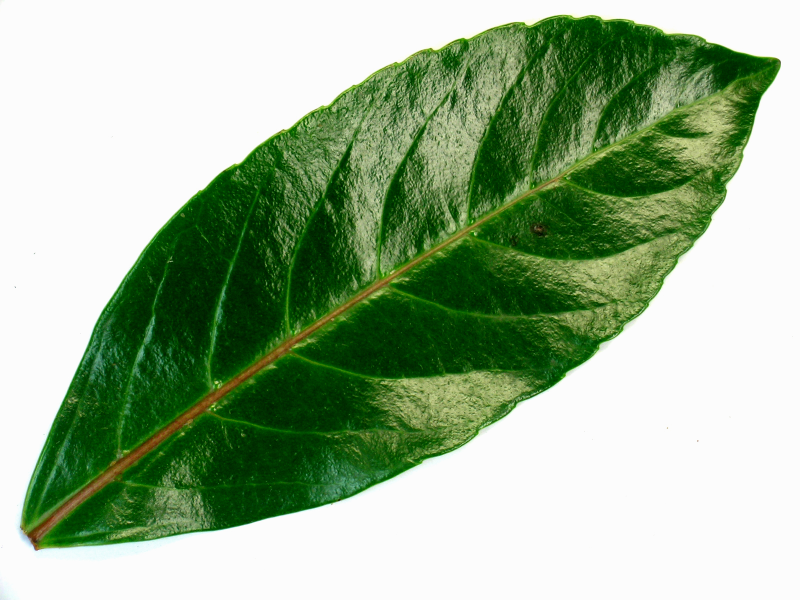
#> input picture samples/2283.jpg, 1600 x 1200 px (shown at 1/2 size)
$ python -i calc.py   (imports and definitions only)
#> lines starting #> are read from the running program, lines starting #| are printed output that depends on the picture; after the words box and inside, x2 and y2 are one past the last pixel; in counts of white or black regions, pixels touching at a corner belong together; long printed decimals are rounded
### image_processing/fex.py
'''Feature extraxtion (fe-ex)'''
import cv2
import numpy as np

def morph_adjust(image):
    '''Removes noise form the image, and returns the adjusted image.
    Uses morphological transormations to reduce noise.'''
    kernel = np.ones((5,5), np.uint8)
    image = cv2.morphologyEx(image, cv2.MORPH_OPEN,kernel)
#> image: shape (1200, 1600); 48.3% white; 1 white region, box (x1, y1, x2, y2) and area: (38, 29, 1562, 1102) 927153
    image = cv2.morphologyEx(image, cv2.MORPH_CLOSE, kernel)
#> image: shape (1200, 1600); 48.3% white; 1 white region, box (x1, y1, x2, y2) and area: (38, 29, 1562, 1102) 927164
    image = cv2.erode(image,kernel,iterations = 1)
#> image: shape (1200, 1600); 47.7% white; 1 white region
    return image

# [4 lines left out: function find_edge, not called in this run]

def find_thresh(image):
    '''Returns thresholded image.'''
    gray = cv2.cvtColor(image, cv2.COLOR_BGR2GRAY)
    ret,thresh = cv2.threshold(gray,230,255,cv2.THRESH_BINARY_INV)
    thresh = morph_adjust(thresh)
    return thresh

def find_cnt(image, method=2):

    #Find contour
    thr = find_thresh(image)
    cnt,_ = cv2.findContours(thr, 1,method=method)
#> cnt = 1 contour; box (x1, y1, x2, y2) and area: (40, 31, 1560, 1100) 914844

    #Find the largest cnt
    max_len_index = 0
    for i in range(len(cnt)):
        if cv2.arcLength(cnt[i], True) > cv2.arcLength(cnt[max_len_index], True):
            max_len_index = i
#> this loop made 1 pass
#> after the loop, max_len_index = 0

    #Draw contour
    new_img = np.zeros(image.shape, dtype = np.uint8)
    cv2.drawContours(new_img, cnt, max_len_index, (255, 255, 0))

    #Returns drawn contour and the contour object
    return new_img, cnt[max_len_index]

def find_hull(image):
    '''Returns image of the convex hull.'''

    #Find image contour
    img, cnt = find_cnt(image)
#> cnt = contour of 2073 points, box (x1, y1, x2, y2) (40, 31, 1560, 1100), area 914844

    #Find hull
    hull_list = [] #Empty hull list
    hull_list.append(cv2.convexHull(cnt))

    #Drawing hull
    new_img = np.zeros(img.shape, dtype = np.uint8) #Create a blank image (array of zeros)
    color = (256,256,256) #Define color for drawing the hulls
    cv2.drawContours(new_img, hull_list, 0, color) #Draw the longest hull to the blank image
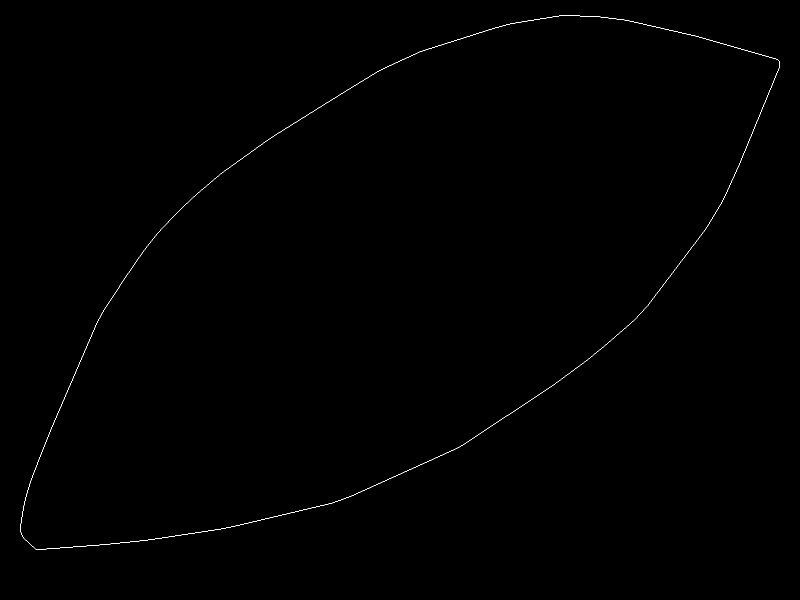
#> new_img: shape (1200, 1600, 3) (shown at 1/2 size); 0.19% white in thin lines or dots, all inside (x1, y1, x2, y2) = (40, 31, 1560, 1100)

    #Return hull image and hull object
    return new_img, hull_list[0] #Return the image

def find_rect(image, keep_original=False):
    '''Finds the smallest bounding rectangle of a leaf.'''

    #Find leaf convex hull
    hull_img, hull = find_hull(image)
#> hull = contour of 97 points, box (x1, y1, x2, y2) (40, 31, 1560, 1100), area 924279

    #Generate rectangle
    rect = cv2.minAreaRect(hull)
#> rect = ((773.8, 555.7), (1786.6, 724), -33.47)
    x , y = rect[0]
#> x = 773.8; y = 555.7
    box = cv2.boxPoints(rect)
#> box = [[228.3, 1350.2], [-171, 746.3], [1319.4, -238.9], [1718.7, 365]]
    box = np.int0(box)
#> box = [[228, 1350], [-170, 746], [1319, -238], [1718, 365]]

    #If the original image isn't kept
    if not keep_original:
        #Fing the x cordinate of the point with the lowest x cordinate
        #and the y cordinate of the point with the lowest y cordinate
        min_x_point = box[0][0]
#> min_x_point = 228
        min_y_point = box[0][1]
#> min_y_point = 1350
        for point in box:
            if point[0] < min_x_point:
                min_x_point = point[0]
            if point[1] < min_y_point:
                min_y_point = point[1]
#> this loop made 4 passes
#> after the loop, min_x_point = -170; min_y_point = -238

        #Move center so all point are positive
        if min_x_point < 0:
            x += (abs(min_x_point) + 50)
#> x = 993.8
        if min_y_point < 0:
            y += (abs(min_y_point) + 50)
#> y = 843.7

        #Create new rectangle
        new_rect = ((x,y), rect[1], rect[2])
#> new_rect = ((993.8, 843.7), (1786.6, 724), -33.47)
        box = cv2.boxPoints(new_rect)
#> box = [[448.3, 1638.2], [49.02, 1034.3], [1539.4, 49.08], [1938.7, 653]]
        box = np.int0(box)
#> box = [[448, 1638], [49, 1034], [1539, 49], [1938, 653]]

        #Draw rectangle
        max_x_point = box[0][0]
#> max_x_point = 448
        max_y_point = box[0][1]
#> max_y_point = 1638
        for point in box:
            if point[0] > max_x_point:
                max_x_point = point[0]
            if point[1] > max_y_point:
                max_y_point = point[1]
#> this loop made 4 passes
#> (point, max_x_point) on passes 3 to 4: ([1539, 49], 1539), ([1938, 653], 1938)
#> after the loop, max_x_point = 1938; max_y_point = 1638
        color = (0, 0, 255)
        img_size = (int(max_y_point)+20, int(max_x_point+20)+20, 3)
#> img_size = (1658, 1978, 3)
        rect_img = np.ones(img_size, dtype=np.uint8)
        cv2.drawContours(rect_img, [box], 0, color, 2)
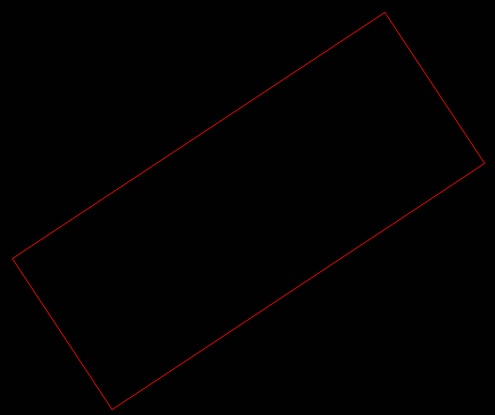
#> rect_img: shape (1658, 1978, 3) (shown at 1/4 size); mean of channels 0, 1, 2 1, 1, 2.3; drawn as B, G, R

        #Returns the image of the rectangle
        #and the rect object that contains all info about
        #the rectangle ((x,y), (height, width), rotation)
        #and the cordinates of all rectangle points
        return rect_img, rect, box
    #If the original image is kept
    else:
        #Draws contour
        color = (0, 0, 255)
        cv2.drawContours(image, [box], 0, color, 2)

        #Returns the image of the rectangle
        #and the rect object that contains all info about
        #the rectangle ((x,y), (height, width), rotation)
        #and the cordinates of all rectangle points
        return image, rect, box

def find_encl(image, keep_original=False):
    '''Finds the smallest enclosing circle of a leaf.'''

    #Find leaf convex hull
    _, hull = find_hull(image)

    #Generate circle
    (x,y),radius = cv2.minEnclosingCircle(hull)
    center = (int(x),int(y))
    radius = int(radius)

    #If the original image is not kept
    if not keep_original:
        while x-radius < float(0):
            x+=50
        while y-radius < float(0):
            y+=50

        center = (int(x), int(y))
        #Draw circle
        color = (255,255,255)
        img_size = (int(y + radius + 100),int(x + radius + 100),3)
        new_img = np.ones(img_size, dtype=np.uint8)
        cv2.circle(new_img,center,radius, color,-1)

        #Find circle contour
        _, hull = find_hull(new_img)

        #Returns the image of the circ, the cnt, and the circle parameter
        return new_img, hull, (center, radius)
    #If the original image is kept
    else:
        #Draw circle
        color = (255,255,255)
        new_img = np.ones(image.shape, dtype=np.uint8)
        cv2.circle(new_img,center,radius, color,-1)

        #Find circle contour
        _, hull = find_hull(new_img)

        #Returns the image of the circ, the cnt, and the circle parameter
        return new_img, hull, (center, radius)

# [53 lines left out: functions find_edge_points, resize_image, show_image, test_fex, not called in this run]

### image_processing/calc.py
'''Calculations'''
import image_processing.fex as f
import cv2
import numpy as np
from math import sqrt,pow,pi

def calc_rectangularity(image):
    '''Calculates the rectangularity of a leaf.'''

    #Calculates enclosing rectangle area
    _, rect, _ = f.find_rect(image)
    rect_area = rect[1][0] * rect[1][1];

    #Calculate leaf area
    leaf_area = calc_leaf_area(image)

    #Calculate rectangularity in procentage
    rectangularity = (leaf_area/rect_area) * 100

    return rectangularity

def calc_circularity(image):
    '''Calculates the circularity of a leaf.'''

    #Calculates enclosing circle area
    _, _, circ = f.find_encl(image)
    circ_area = pow(circ[1],2)*pi

    #Calculate leaf area
    leaf_area = calc_leaf_area(image)

    #Calculate circularity in procentage
    circularity = (leaf_area/circ_area) * 100

    #Returns circularity
    return circularity

def calc_hw_ratio(image):
    '''Calculates height-width ratio of a leaf.'''

    #Calculates the height and the width
    _,rect, _ = f.find_rect(image)
#> rect = ((773.8, 555.7), (1786.6, 724), -33.47)
    height = rect[1][0]
#> height = 1786.6
    width = rect[1][1]
#> width = 724
#| hw ratio:(2.468, 'visina')

    #Returns ratio
    if height>=width:
        return height/width, "visina"
    elif width>height:
        return width/height, "sirina"

def calc_simetry(image):
    '''Calculates leaf simerty.'''

    _, _, rect_points = f.find_rect(image, keep_original=True)
#> the loop in find_cnt (call 2), `for i in range(len(cnt)):` made 1 pass
#> rect_points = [[228, 1350], [-170, 746], [1319, -238], [1718, 365]]
    middle_points = [] #Array of points that represent the centers of all four sides of the rectangle

    #Calculate middle poitns
    for poin_index in range(len(rect_points)):
        next_point_index = (poin_index + 1)%4
        point1 = rect_points[poin_index]
        point2 = rect_points[next_point_index]

        x = int((point1[0]+point2[0])/2)
        y = int((point1[1]+point2[1])/2)
        middle_point = [x,y]
        middle_points.append(middle_point)
#> this loop made 4 passes
#> (next_point_index, point1, point2, x, y) on passes 1 to 4: (1, [228, 1350], [-170, 746], 29, 1048), (2, [-170, 746], [1319, -238], 574, 254), (3, [1319, -238], [1718, 365], 1518, 63), (0, [1718, 365], [228, 1350], 973, 857)
#> after the loop, middle_points = [[29, 1048], [574, 254], [1518, 63], [973, 857]]

    #Initiation
    segments = [] #Segments of leafs
    segment_areas = [] #Areas of leaf segments
    simetries  = [] #Simetries (rectangles) of leafs
    thresh = f.find_thresh(image)
#> in find_thresh (call 3), `ret,thresh = cv2.threshold(gray,230,255,cv2.THRESH_BINARY_INV)`:
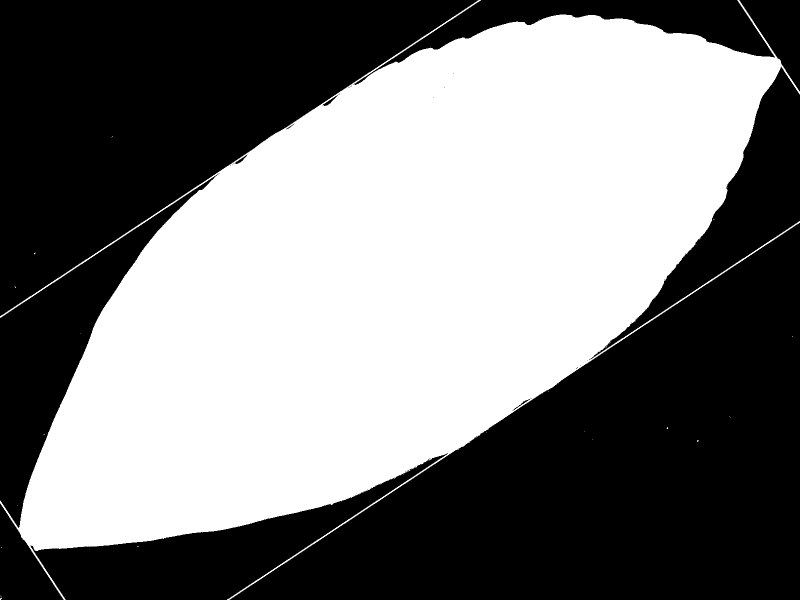
#> thresh: shape (1200, 1600) (shown at 1/2 size); 48.7% white; 25 white regions (24 under 20 px), largest, box (x1, y1, x2, y2) and area: (0, 0, 1600, 1200) 934956

    #Create al the simetries (right, left, bottom, top)
    simetries.append(np.array([rect_points[0],middle_points[0],middle_points[2], rect_points[3]]))
    simetries.append(np.array([middle_points[0],rect_points[1], rect_points[2],middle_points[2]]))
    simetries.append(np.array([rect_points[0], rect_points[1],middle_points[1], middle_points[3]]))
    simetries.append(np.array([middle_points[3], middle_points[1],rect_points[2], rect_points[3]]))

    #Calculates the segments and the areas
    for sim in simetries:
        canvas = np.zeros((image.shape[0], image.shape[1], 1), dtype=np.uint8)
        cv2.fillPoly(canvas, pts=[sim], color=(255,255,255))
        segments.append(cv2.bitwise_and(thresh, canvas))

        area = cv2.countNonZero(canvas)
        segment_areas.append(area)
#> this loop made 4 passes
#> (sim, area) on passes 1 to 4: ([[228, 1350], [29, 1048], [1518, 63], [1718, 365]], 607348), ([[29, 1048], [-170, 746], [1319, -238], [1518, 63]], 553275), ([[228, 1350], [-170, 746], [574, 254], [973, 857]], 590372), ([[973, 857], [574, 254], [1319, -238], [1718, 365]], 569497)
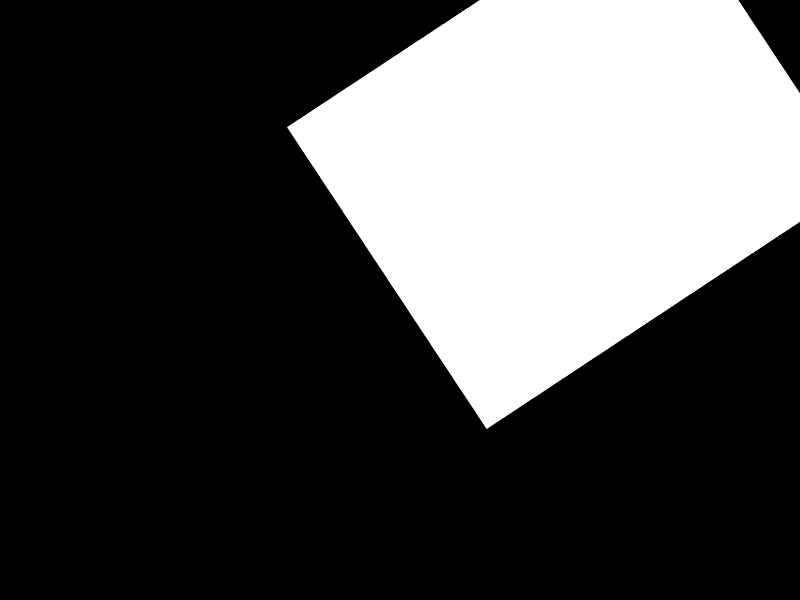
#> canvas: shape (1200, 1600, 1) (shown at 1/2 size); 29.7% white; 1 white region
#> after the loop, segment_areas = [607348, 553275, 590372, 569497]; segments = 4 items

    #Calculate the simery
    tb_simetry = segment_areas[3]/segment_areas[2]
#> tb_simetry = 0.965
    rl_simetry = segment_areas[1]/segment_areas[0]
#> rl_simetry = 0.911
    simetry = tb_simetry*rl_simetry
#> simetry = 0.879

    #Return simetry
    return simetry

def calc_leaf_area(image):
    '''Calculates leaf area.'''

    #Calculate and return leaf area
    cnt_img, cnt = f.find_cnt(image)
    return cv2.contourArea(cnt)

def calc_cc_ratio(image):
    '''Calculates ratio of enclosing circle
    and leaf circumferences.'''

    #Calculates circumference of the enclosing circle
    encl_circ = calc_encl_circumference(image)

    #Calculates leaf circumference
    cnt,_ = f.find_cnt(image)
    cnt = cv2.cvtColor(cnt, cv2.COLOR_RGB2GRAY)
    leaf_circ = cv2.countNonZero(cnt)

    #Return ratio
    return encl_circ/leaf_circ

def calc_ca_ratio(image):
    '''Calculates the ration betwen the
    circumference of the enclsing circle and the leaf's area.'''

    #Calculates circumference of the enclosing circle
    encl_circ = calc_encl_circumference(image)

    #Calculates leaf area
    _,cnt = f.find_cnt(image)
    area = cv2.contourArea(cnt)

    #Returns ratio
    return area/encl_circ

def calc_ch_ratio(image):
    '''Calculates ratio betwen circumference of
    eclosing circle ant the height of the leaf.'''

    #Calculates circumference of the enclosing circle
    encl_circ = calc_encl_circumference(image)

    #Calculates the height of the leaf
    _,rect,_= f.find_rect(image)
    height = rect[1][0]

    #Returns the ratio
    return encl_circ/height

def calc_cw_ratio(image):
    '''Calculates ratio betwen circumference of
    eclosing circle ant the width of the leaf.'''

    #Calculates circumference of the enclosing circle
    encl_circ = calc_encl_circumference(image)

    #Calculates the width of the leaf
    _,rect,_= f.find_rect(image)
    width = rect[1][1]

    #Return ratio
    return encl_circ/width

def calc_center_distance_ratio(image):
    '''Calculates the ratio between the circumference
    of the enclosing circle and the distance between the centers
    of the enclosing circle and rectangel.'''

    #Calculates circumference of the enclosing circle
    encl_circ = calc_encl_circumference(image)

    #Calulate centers
    _,_,encl = f.find_encl(image,keep_original=True)
    _,_,rect = f.find_rect(image,keep_original=True)
    encl_center = encl[0]
    rect_center = rect[0]

    #Calulate distance
    distance = sqrt(pow(encl_center[0]-rect_center[0],2)+pow(encl_center[1]-rect_center[1],2))

    #Returns ratio
    return encl_circ/distance

def calc_encl_circumference(image):
    '''Calulates the circumference of the enclosing circle.'''

    encl,_,_= f.find_encl(image)
    cnt,_=f.find_cnt(encl)
    cnt = cv2.cvtColor(cnt, cv2.COLOR_BGR2GRAY)
    circ = cv2.countNonZero(cnt)
    return circ

# [27 lines left out: function calc_avg_midpoint_distance, not called in this run]
    #return sum(distances)/len(distances)

def calc_check_convexity(image):
    _,cnt = f.find_cnt(image)
    return cv2.isContourConvex(cnt)

def calc_all(image):
    '''Calculate all the features.'''

    print("hw ratio:" + str(calc_hw_ratio(image)))
    print("===")
    print("simetry:" + str(calc_simetry(image)))
#| simetry:0.8788
    print("===")
    print("circularity:" + str(calc_circularity(image)))
#> in find_cnt (call 3), `cnt,_ = cv2.findContours(thr, 1,method=method)`: cnt = 1 contour; box (x1, y1, x2, y2) and area: (38, 31, 1561, 1100) 915346
#> in find_encl, `_, hull = find_hull(image)`: hull = contour of 88 points, box (x1, y1, x2, y2) (38, 31, 1561, 1100), area 925288
#> in find_encl, `(x,y),radius = cv2.minEnclosingCircle(hull)`: x = 801.5; y = 597.5; radius = 893.5
#> in find_encl, `center = (int(x),int(y))`: center = (801, 597)
#> in find_encl, `radius = int(radius)`: radius = 893
#> the loop in find_encl, `while x-radius < float(0):` made 2 passes
#> x on passes 1 to 2: 851.5, 901.5
#> after the loop in find_encl, `while x-radius < float(0):`: x = 901.5
#> the loop in find_encl, `while y-radius < float(0):` made 6 passes
#> y on passes 1 to 6: 647.5, 697.5, 747.5, 797.5, 847.5, 897.5
#> after the loop in find_encl, `while y-radius < float(0):`: y = 897.5
#> in find_encl, `center = (int(x), int(y))`: center = (901, 897)
#> in find_encl, `img_size = (int(y + radius + 100),int(x + radius + 100),3)`: img_size = (1890, 1894, 3)
#> call 4 of find_cnt, with method = 2
#> in morph_adjust (call 5), `image = cv2.erode(image,kernel,iterations = 1)`:
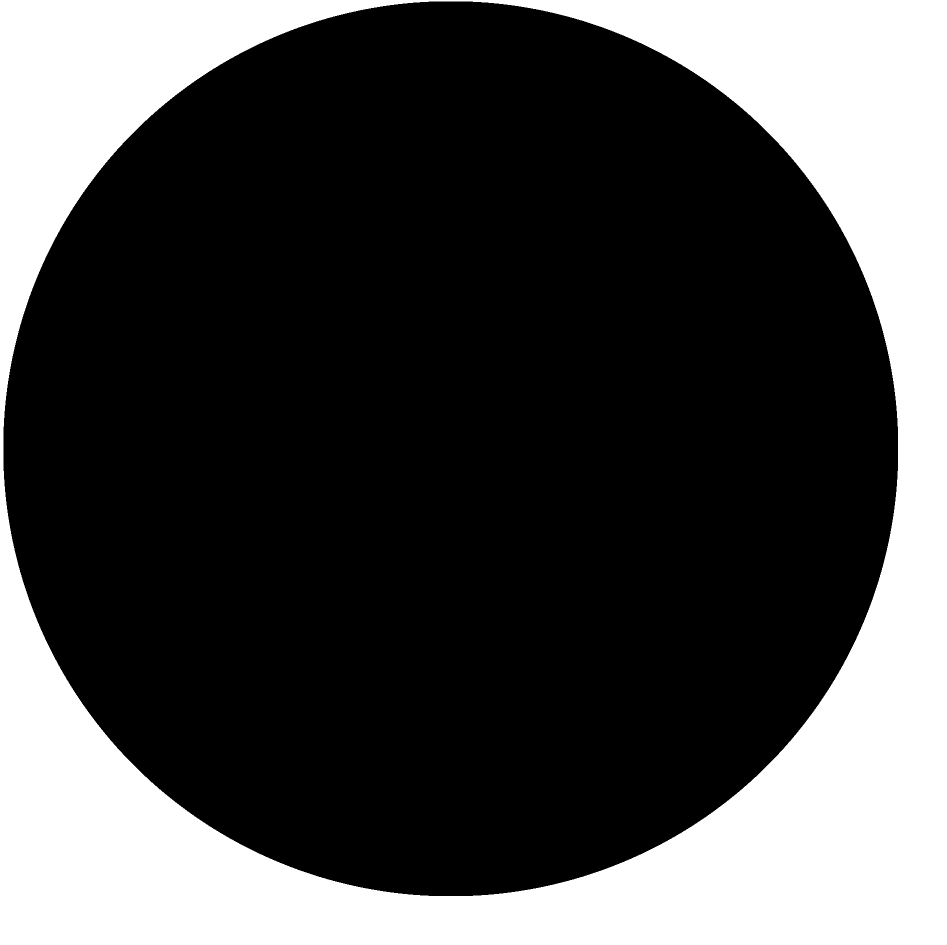
#> image: shape (1890, 1894) (shown at 1/2 size); 29.6% white; 1 white region
#> in find_cnt (call 4), `cnt,_ = cv2.findContours(thr, 1,method=method)`: cnt = 2 contours; box (x1, y1, x2, y2) and area: (0, 0, 1894, 1890) 3575877, (6, 2, 1797, 1793) 2521882
#> the loop in find_cnt (call 4), `for i in range(len(cnt)):` made 2 passes
#> max_len_index on pass 2: 1
#> after the loop in find_cnt (call 4), `for i in range(len(cnt)):`: max_len_index = 1
#> in find_cnt (call 4), `cv2.drawContours(new_img, cnt, max_len_index, (255, 255, 0))`:
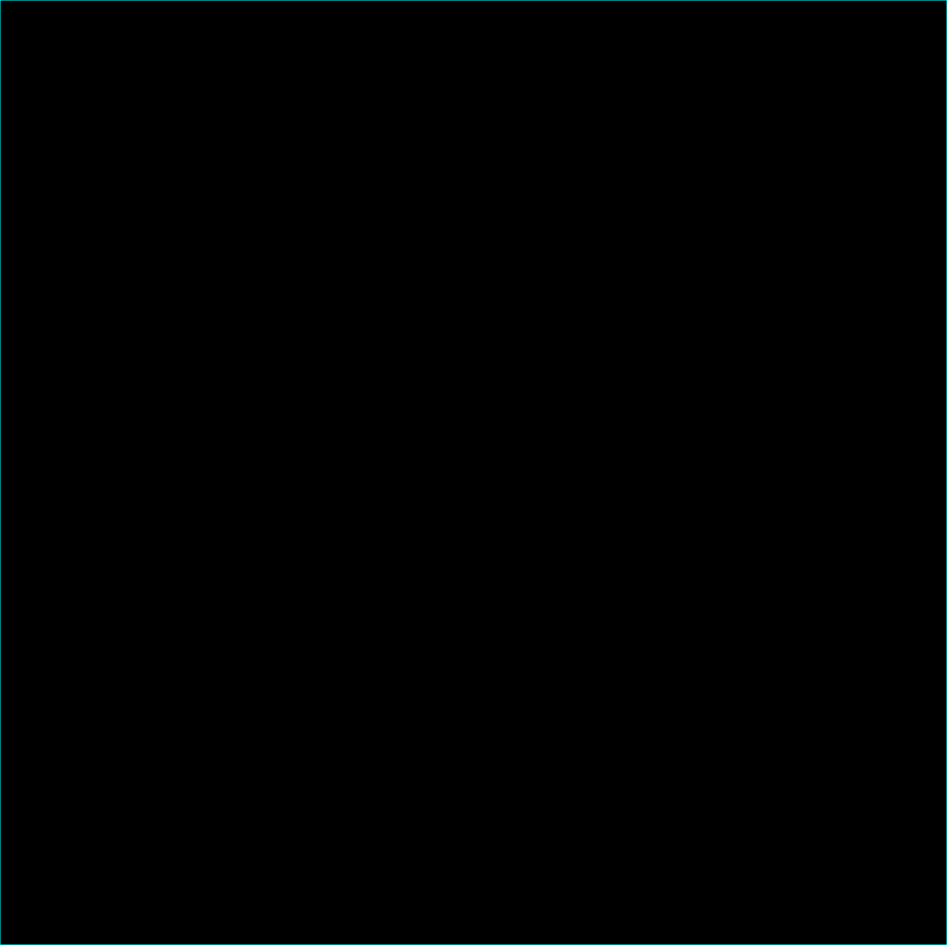
#> new_img: shape (1890, 1894, 3) (shown at 1/2 size); mean of channels 0, 1, 2 0.5, 0.5, 0; drawn as B, G, R
#> (the rest of the program and of its run is left out)
